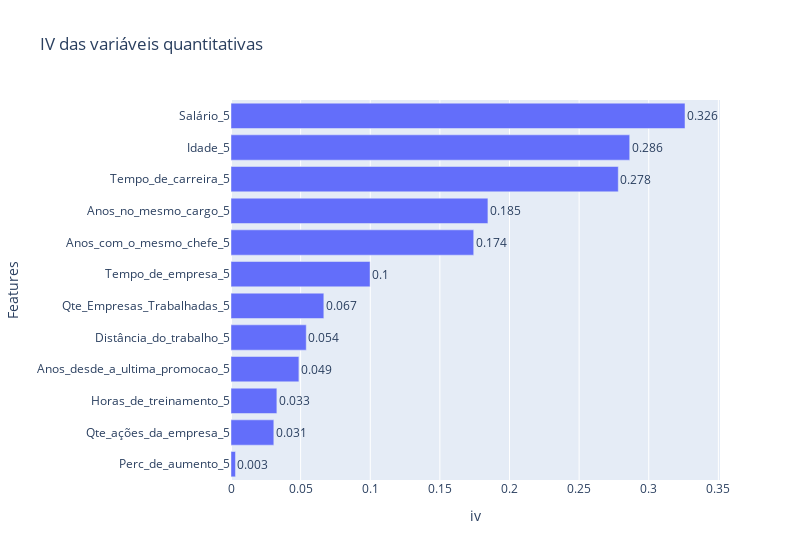

Notebook cell for this chart:
### Code cell
# Usando o plotly

columns_faixas = [
    "Idade_5",
    "Distância_do_trabalho_5",
    "Salário_5",
    "Qte_Empresas_Trabalhadas_5",
    "Perc_de_aumento_5",
    "Qte_ações_da_empresa_5",
    "Tempo_de_carreira_5",
    "Horas_de_treinamento_5",
    "Tempo_de_empresa_5",
    "Anos_no_mesmo_cargo_5",
    "Anos_desde_a_ultima_promocao_5",
    "Anos_com_o_mesmo_chefe_5",
]

# Lista para armazenar o IV
iv_quantitativas = []

# Loop para calcular o IV de cada variável
for i in columns_faixas:
    df_woe_iv = (
        pd.crosstab(df[i], df["Funcionário_deixou_a_empresa"], normalize="columns")
        .assign(woe=lambda dfx: np.log(dfx["Sim"] / dfx["Não"]))
        .assign(iv=lambda dfx: np.sum(dfx["woe"] * (dfx["Sim"] - dfx["Não"])))
    )
    iv_quantitativas.append(df_woe_iv["iv"].iloc[0])  # Armazena o valor de IV

# Criando um dataframe com as variáveis e seus respectivos IVs
df_iv_quantitativas = (
    pd.DataFrame({"Features": columns_faixas, "iv": iv_quantitativas})
    .set_index("Features")
    .sort_values(by="iv")
)


# Plot
# Plot
fig_quantitativas = px.bar(
    df_iv_quantitativas,
    y=df_iv_quantitativas.index,
    x="iv",
    orientation="h",
    title="IV das variáveis quantitativas",
    width=800,
)

# adicionando os valores das barras
fig_quantitativas.update_layout(
    annotations=[
        dict(
            x=df_iv_quantitativas.iloc[i]["iv"],
            y=df_iv_quantitativas.index[i],
            text=str(round(df_iv_quantitativas.iloc[i]["iv"], 3)),
            xanchor="left",
            yanchor="middle",
            showarrow=False,
        )
        for i in range(len(df_iv_quantitativas))
    ]
)

fig_quantitativas.show()

### Figure 1 — Plotly figure (JSON) as saved in the notebook; plotly's stock layout.template omitted (floating-point values rounded to 4 significant figures)
{"data": [{"alignmentgroup": "True", "hovertemplate": "iv=%{x}<br>Features=%{y}<extra></extra>", "legendgroup": "", "marker": {"color": "#636efa", "pattern": {"shape": ""}}, "name": "", "offsetgroup": "", "orientation": "h", "showlegend": false, "textposition": "auto", "type": "bar", "x": [0.003211, 0.03075, 0.03294, 0.04876, 0.05404, 0.06667, 0.09986, 0.1743, 0.1845, 0.2781, 0.2863, 0.326], "xaxis": "x", "y": ["Perc_de_aumento_5", "Qte_ações_da_empresa_5", "Horas_de_treinamento_5", "Anos_desde_a_ultima_promocao_5", "Distância_do_trabalho_5", "Qte_Empresas_Trabalhadas_5", "Tempo_de_empresa_5", "Anos_com_o_mesmo_chefe_5", "Anos_no_mesmo_cargo_5", "Tempo_de_carreira_5", "Idade_5", "Salário_5"], "yaxis": "y"}], "layout": {"annotations": [{"showarrow": false, "text": "0.003", "x": 0.003211, "xanchor": "left", "y": "Perc_de_aumento_5", "yanchor": "middle"}, {"showarrow": false, "text": "0.031", "x": 0.03075, "xanchor": "left", "y": "Qte_ações_da_empresa_5", "yanchor": "middle"}, {"showarrow": false, "text": "0.033", "x": 0.03294, "xanchor": "left", "y": "Horas_de_treinamento_5", "yanchor": "middle"}, {"showarrow": false, "text": "0.049", "x": 0.04876, "xanchor": "left", "y": "Anos_desde_a_ultima_promocao_5", "yanchor": "middle"}, {"showarrow": false, "text": "0.054", "x": 0.05404, "xanchor": "left", "y": "Distância_do_trabalho_5", "yanchor": "middle"}, {"showarrow": false, "text": "0.067", "x": 0.06667, "xanchor": "left", "y": "Qte_Empresas_Trabalhadas_5", "yanchor": "middle"}, {"showarrow": false, "text": "0.1", "x": 0.09986, "xanchor": "left", "y": "Tempo_de_empresa_5", "yanchor": "middle"}, {"showarrow": false, "text": "0.174", "x": 0.1743, "xanchor": "left", "y": "Anos_com_o_mesmo_chefe_5", "yanchor": "middle"}, {"showarrow": false, "text": "0.185", "x": 0.1845, "xanchor": "left", "y": "Anos_no_mesmo_cargo_5", "yanchor": "middle"}, {"showarrow": false, "text": "0.278", "x": 0.2781, "xanchor": "left", "y": "Tempo_de_carreira_5", "yanchor": "middle"}, {"showarrow": false, "text": "0.286", "x": 0.2863, "xanchor": "left", "y": "Idade_5", "yanchor": "middle"}, {"showarrow": false, "text": "0.326", "x": 0.326, "xanchor": "left", "y": "Salário_5", "yanchor": "middle"}], "barmode": "relative", "legend": {"tracegroupgap": 0}, "title": {"text": "IV das variáveis quantitativas"}, "width": 800, "xaxis": {"anchor": "y", "domain": [0, 1], "title": {"text": "iv"}}, "yaxis": {"anchor": "x", "domain": [0, 1], "title": {"text": "Features"}}}}
